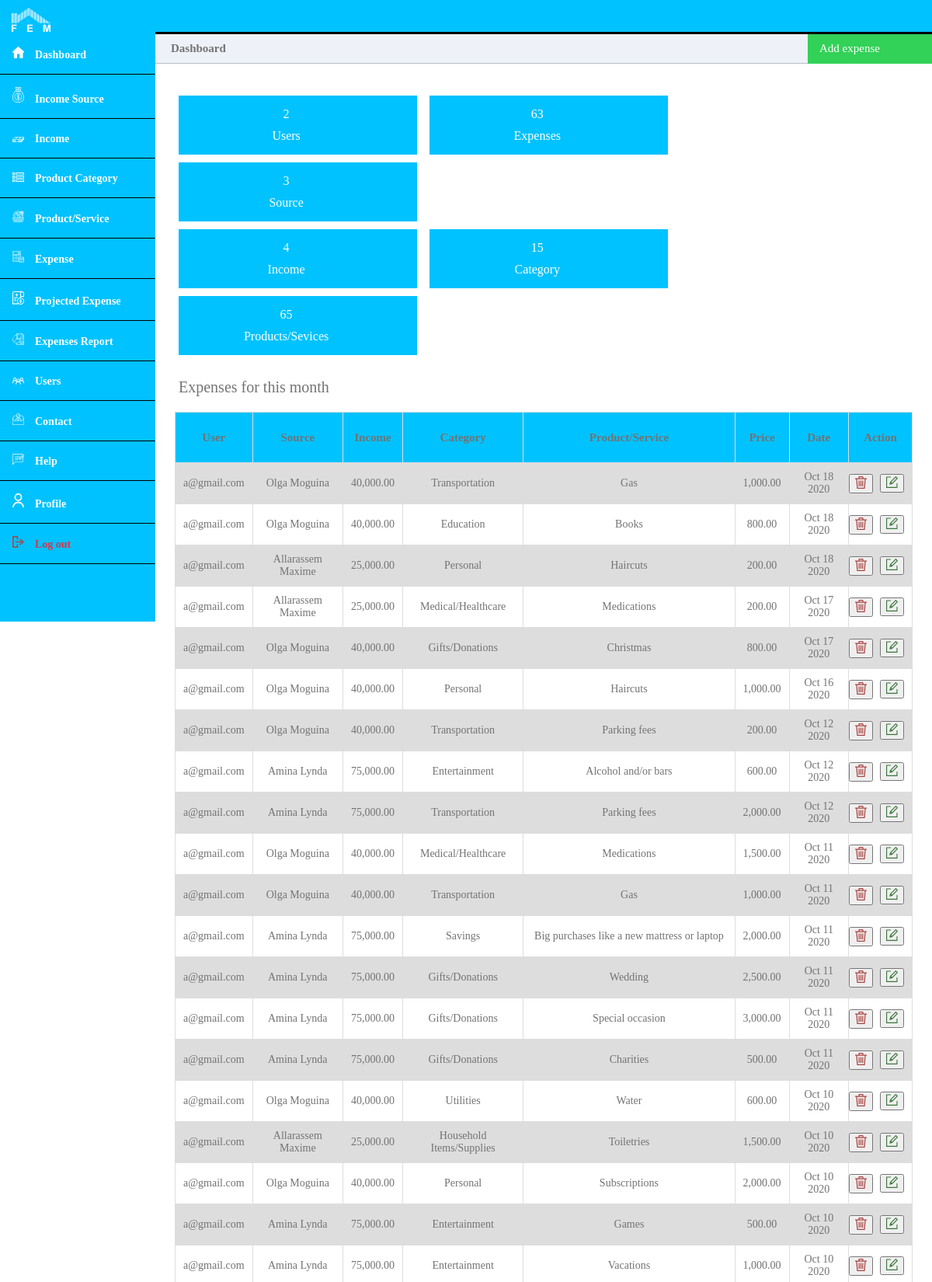
Screenshot of /admin/dashboard.php (signed in, upper part) with the database file from the repository.
### tables this page shows
CREATE TABLE `Expense` (
  `expense_id` int(11) NOT NULL,
  `user_id` int(11) NOT NULL,
  `product_service_id` int(11) NOT NULL,
  `price` decimal(10,0) NOT NULL,
  `created_at` timestamp NOT NULL DEFAULT current_timestamp(),
  `income_id` int(11) NOT NULL
);

CREATE TABLE `User` (
  `user_id` int(11) NOT NULL,
  `first_name` varchar(50) NOT NULL,
  `last_name` varchar(50) NOT NULL,
  `user_email` varchar(100) NOT NULL,
  `is_admin` tinyint(1) NOT NULL DEFAULT 0,
  `user_password` varchar(200) NOT NULL,
  `created_at` date NOT NULL DEFAULT current_timestamp()
);

CREATE TABLE `Source` (
  `source_id` int(11) NOT NULL,
  `user_id` int(11) NOT NULL,
  `name` varchar(100) NOT NULL,
  `created_at` timestamp NOT NULL DEFAULT current_timestamp() ON UPDATE current_timestamp()
);

CREATE TABLE `Income` (
  `income_id` int(11) NOT NULL,
  `source_id` int(11) NOT NULL,
  `amount` decimal(10,0) NOT NULL,
  `created_at` timestamp NOT NULL DEFAULT current_timestamp(),
  `user_id` int(11) NOT NULL,
  `remaining_amount` decimal(10,0) NOT NULL
);

CREATE TABLE `ProductServiceCategory` (
  `category_id` int(11) NOT NULL,
  `user_id` int(11) NOT NULL,
  `name` varchar(100) NOT NULL,
  `created_at` timestamp NOT NULL DEFAULT current_timestamp()
);

CREATE TABLE `ProductService` (
  `product_service_id` int(11) NOT NULL,
  `product_service_category_id` int(11) NOT NULL,
  `name` varchar(100) NOT NULL,
  `created_at` timestamp NOT NULL DEFAULT current_timestamp(),
  `user_id` int(11) NOT NULL
);

### admin/dashboard.php (the view, shortened to what this page needs)
<?php
	require_once('config/query.php');
?>
<!DOCTYPE html>
<html>
	<head>
		<link rel="stylesheet" href="../css/dashboard.css">
	</head>
	<body>
		<?php include('header.php'); ?>
		<div class="main-content">
			<div class="title-left" style="font-size: 15px; color: #737373;">
				Dashboard
			</div>
			<div class="title-right" id="myBtn">
				<div class="add">
					<a style="font-size: 15px;">Add expense</a>
				</div>
			</div>
            <div>
				<?php include('../errors.php'); ?><br>
			</div>
			<div>
				<?php include('../success.php'); ?><br>
            </div>
			<div class="row" style="margin-left: 20px; margin-right: 20px;">
				<div class="column">
					<?php
						$query  = "SELECT COUNT(*) as total from User";
						$result = mysqli_query($con, $query);
						$data 	= mysqli_fetch_assoc($result);
						?>
							<div>
								<?php echo $data['total']; ?>
								<span style="float: right; height: 30px; width: 30px;">
								</span>
							</div>
							<div style="margin-top: 10px;">Users</div>
				</div>
				<div class="column">
					<?php
						$query  = "SELECT COUNT(*) as total from Expense";
						$result = mysqli_query($con, $query);
						$data 	= mysqli_fetch_assoc($result);
						?>
							<div>
								<?php echo $data['total']; ?>
								<span style="float: right; height: 30px; width: 30px;">
								</span>
							</div>
							<div style="margin-top: 10px;">Expenses</div>
				</div>
				<div class="column">
					<?php
						$query  = "SELECT COUNT(*) as total from Source";
						$result = mysqli_query($con, $query);
						$data 	= mysqli_fetch_assoc($result);
						?>
							<div>
								<?php echo $data['total']; ?>
								<span style="float: right; height: 30px; width: 30px;">
								</span>
							</div>
							<div style="margin-top: 10px;">Source</div>
				</div>
			</div>
			<div class="row" style="margin-left: 20px; margin-right: 20px;">
				<div class="column">
					<?php
						$query  = "SELECT COUNT(*) as total from Income";
						$result = mysqli_query($con, $query);
						$data 	= mysqli_fetch_assoc($result);
						?>
							<div>
								<?php echo $data['total']; ?>
								<span style="float: right; height: 30px; width: 30px;">
								</span>
							</div>
							<div style="margin-top: 10px;">Income</div>
				</div>
				<div class="column category">
					<?php
						$query  = "SELECT COUNT(*) as total from ProductServiceCategory";
						$result = mysqli_query($con, $query);
						$data 	= mysqli_fetch_assoc($result);
						?>
							<div>
								<?php echo $data['total']; ?>
								<span style="float: right; height: 30px; width: 30px;">
								</span>
							</div>
							<div style="margin-top: 10px;">Category</div>
				</div>
				<div class="column product">
					<?php
						$query  = "SELECT COUNT(*) as total from ProductService";
						$result = mysqli_query($con, $query);
						$data 	= mysqli_fetch_assoc($result);
						?>
							<div>
								<?php echo $data['total']; ?>
							<span style="float: right; height: 30px; width: 30px;">
							</span>
						</div>
						<div style="margin-top: 10px;">Products/Sevices</div>
				</div>
			</div>
			<div class="table-title" style="">Expenses for this month</div>
			<div style="overflow-x:auto;">
				<table  style="margin-top:20px;">
					<?php
						$this_month = date("m");
						$this_year  = date("Y");
						$query   = "SELECT * FROM Expense WHERE YEAR(created_at) = '$this_year' AND MONTH(created_at) = '$this_month' ORDER BY created_at DESC";
						$results = mysqli_query($con, $query);
						if (mysqli_num_rows($results) > 0) {
							?>
								<tr style="height: 65px; font-size: 15px; color: #737373;">
									<th style="color: #737373;">User</th>
									<th style="color: #737373;">Source</th>
									<th style="color: #737373;">Income</th>
									<th style="color: #737373;">Category</th>
									<th style="color: #737373;">Product/Service</th>
									<th style="color: #737373;">Price</th>
									<th style="color: #737373;">Date</th>
									<th style="color: #737373;">Action</th>
								</tr>
							<?php
							while($row = $results->fetch_assoc()) {
								$user_id = $row['user_id'];
								$query   = "SELECT * FROM User WHERE user_id = '$user_id'";
								$result2 = mysqli_query($con, $query);
								if (mysqli_num_rows($result2) == 1) {
									$user_data = $result2->fetch_assoc();
								}
								$product_service_id = $row['product_service_id'];
								$query   = "SELECT * FROM ProductService WHERE product_service_id = '$product_service_id'";
								$result2 = mysqli_query($con, $query);
								if (mysqli_num_rows($result2) == 1) {
									$product_service_data = $result2->fetch_assoc();
								}
								$product_category_id = $product_service_data['product_service_category_id'];
								$query   = "SELECT * FROM ProductServiceCategory WHERE category_id = '$product_category_id'";
								$result3 = mysqli_query($con, $query);
								if (mysqli_num_rows($result3) == 1) {
									$product_category_data = $result3->fetch_assoc();
								}
								$income_id = $row['income_id'];
								$income_query   = "SELECT * FROM Income WHERE income_id = '$income_id'";
								$income_result  = mysqli_query($con, $income_query);
								if (mysqli_num_rows($income_result) == 1) {
									$income_data = $income_result->fetch_assoc();
								}
								$source_id = $income_data['source_id'];
								$source_query   = "SELECT * FROM Source WHERE source_id = '$source_id'";
								$source_result  = mysqli_query($con, $source_query);
								if (mysqli_num_rows($source_result) == 1) {
									$source_data = $source_result->fetch_assoc();
								}
								?>
									<tr>
										<td><?php echo $user_data['user_email'] ?></td>
										<td><?php echo $source_data['name'] ?></td>
										<td><?php echo number_format($income_data['amount'], 2) ?></td>
										<td><?php echo $product_category_data['name'] ?></td>
										<td><?php echo $product_service_data['name'] ?></td>
										<td><?php echo number_format($row['price'], 2) ?></td>
										<td><?php echo date('M d Y',strtotime($row['created_at'])) ?></td>
										<td>
											<form action="" method="POST" style="margin-left:-40px;">
												<button name="delete-expense">
												<img src="../images/icons/delete.svg" style="width: 15px;">
												</button>&nbsp;&nbsp;&nbsp;
											</form>
											<div style="margin-left:30px; margin-top:-25px">
												<button>
													<a href="expense-update.php?id1=<?php echo $_SESSION['user_id'] ?>&id2=<?php echo $row['expense_id'] ?>&id3=<?php echo $product_service_data['product_service_id'] ?>&price=<?php echo $row['price'] ?>">
														<img src="../images/icons/edit.svg" style="width: 15px;">
													</a>
												</button>
											</div>
										</td>
									</tr>
								<?php
							}
						} else {
							?>
								<div style="font-size: 15px; color: #737373; margin-top: 50px; text-align: center;">No data</div>
							<?php
						}
					?>
				</table>
			</div>
		</div>
		<br><br><br><br><br>
	</body>
</html>

### css/dashboard.css (style rules this page uses)
* { box-sizing: border-box; }
body { margin: 0; padding: 0; }
table { border-collapse: collapse; width: 95%; margin: auto; color: #737373; font-size: 14px; margin-top: 15px; }
td, th { border: 1px solid #dddddd; text-align: left; padding: 10px; text-align: center; }
table tr th { background-color: #00C2FF; color: #233245; }
tr:nth-child(even) { background-color: #dddddd; }
.nav-trigger span, .nav-trigger span:before, span:after { width: 20px; height: 2px; background-color: #fff; position: absolute; }
.main-content { padding: 40px; margin-top: 0; padding: 0; padding-top: 44px; height: 100%; overflow: scroll; }
.main-content .title-left { background-color: #eef1f7; border-bottom: 1px solid #b8bec9; padding: 10px 20px; font-weight: 700; color: #333; font-size: 16px; }
.main-content .title-right { float: right; width: 160px; margin-right: 0px; margin-top: -40px; cursor: pointer; }
.main-content .title-right .add { background-color: #32d157; font-size: 17px; height: 40px; color: white; padding-left: 15px; padding-top: 10px; cursor: pointer; }
.main-content .title-right .add a { text-decoration: none; color: white; }
@media only screen and (min-width: 300px) { table { border-collapse: collapse; width: 95%; margin: auto; } }
@media only screen and (min-width: 600px) { table { border-collapse: collapse; width: 95%; margin: auto; } }
@media only screen and (min-width: 600px) { .nav-trigger span, .nav-trigger span:before, span:after { background-color: #fff; } }
@media only screen and (min-width: 600px) { .main-content { margin-left: 70px; } }
@media only screen and (min-width: 800px) { table { border-collapse: collapse; width: 95%; margin: auto; } }
@media only screen and (min-width: 800px) { .main-content { margin-left: 200px; } }
@media screen and (min-width: 1024px) { table { border-collapse: collapse; width: 95%; margin: auto; } }

### admin/dashboard.php (style rules this page uses)
.table-title { font-size:20px; color:#737373; margin-left: 30px; margin-top:25px; }
.column { margin: 5px 6px; float: left; width: 32%; padding: 15px; background-color:#00C2FF; color: white; text-align: center; margin-left: 10px; }
.row:after { content: ""; display: table; clear: both; width: 100%; }
@media only screen and (min-width: 300px) { .table-title { font-size:20px; color:#737373; margin-left: 0px; margin-top:25px; } }
@media only screen and (min-width: 300px) { .column { float: left; width: 46%; background-color:#00C2FF; color: white; text-align: center; } }
@media only screen and (min-width: 300px) { .category { margin-top: -83px } }
@media screen and (min-width: 1024px) { .table-title { font-size:20px; color:#737373; margin-left: 30px; margin-top:25px; } }
@media screen and (min-width: 1024px) { .column { margin: 5px 6px; float: left; width: 32%; padding: 15px; background-color:#00C2FF; color: white; text-align: center; margin-left: 10px; } }
@media screen and (min-width: 1024px) { .row:after { content: ""; display: table; clear: both; width: 100%; } }

### rows the page displays
expense: user.user_email "a@gmail.com", source.name "Olga Moguina", income.amount "40,000.00", productservicecategory.name "Transportation", product_service.name "Gas", price "1,000.00", created_at "Oct 18 2020"
expense: user.user_email "a@gmail.com", source.name "Olga Moguina", income.amount "40,000.00", productservicecategory.name "Education", product_service.name "Books", price "800.00", created_at "Oct 18 2020"
expense: user.user_email "a@gmail.com", source.name "Allarassem Maxime", income.amount "25,000.00", productservicecategory.name "Personal", product_service.name "Haircuts", price "200.00", created_at "Oct 18 2020"
expense: user.user_email "a@gmail.com", source.name "Allarassem Maxime", income.amount "25,000.00", productservicecategory.name "Medical/Healthcare", product_service.name "Medications", price "200.00", created_at "Oct 17 2020"
expense: user.user_email "a@gmail.com", source.name "Olga Moguina", income.amount "40,000.00", productservicecategory.name "Gifts/Donations", product_service.name "Christmas", price "800.00", created_at "Oct 17 2020"
expense: user.user_email "a@gmail.com", source.name "Olga Moguina", income.amount "40,000.00", productservicecategory.name "Personal", product_service.name "Haircuts", price "1,000.00", created_at "Oct 16 2020"
expense: user.user_email "a@gmail.com", source.name "Olga Moguina", income.amount "40,000.00", productservicecategory.name "Transportation", product_service.name "Parking fees", price "200.00", created_at "Oct 12 2020"
expense: user.user_email "a@gmail.com", source.name "Amina Lynda", income.amount "75,000.00", productservicecategory.name "Entertainment", product_service.name "Alcohol and/or bars", price "600.00", created_at "Oct 12 2020"
expense: user.user_email "a@gmail.com", source.name "Amina Lynda", income.amount "75,000.00", productservicecategory.name "Transportation", product_service.name "Parking fees", price "2,000.00", created_at "Oct 12 2020"
expense: user.user_email "a@gmail.com", source.name "Olga Moguina", income.amount "40,000.00", productservicecategory.name "Medical/Healthcare", product_service.name "Medications", price "1,500.00", created_at "Oct 11 2020"
expense: user.user_email "a@gmail.com", source.name "Olga Moguina", income.amount "40,000.00", productservicecategory.name "Transportation", product_service.name "Gas", price "1,000.00", created_at "Oct 11 2020"
expense: user.user_email "a@gmail.com", source.name "Amina Lynda", income.amount "75,000.00", productservicecategory.name "Savings", product_service.name "Big purchases like a new mattress or laptop", price "2,000.00", created_at "Oct 11 2020"
expense: user.user_email "a@gmail.com", source.name "Amina Lynda", income.amount "75,000.00", productservicecategory.name "Gifts/Donations", product_service.name "Wedding", price "2,500.00", created_at "Oct 11 2020"
expense: user.user_email "a@gmail.com", source.name "Amina Lynda", income.amount "75,000.00", productservicecategory.name "Gifts/Donations", product_service.name "Special occasion", price "3,000.00", created_at "Oct 11 2020"
expense: user.user_email "a@gmail.com", source.name "Amina Lynda", income.amount "75,000.00", productservicecategory.name "Gifts/Donations", product_service.name "Charities", price "500.00", created_at "Oct 11 2020"
expense: user.user_email "a@gmail.com", source.name "Olga Moguina", income.amount "40,000.00", productservicecategory.name "Utilities", product_service.name "Water", price "600.00", created_at "Oct 10 2020"
expense: user.user_email "a@gmail.com", source.name "Allarassem Maxime", income.amount "25,000.00", productservicecategory.name "Household Items/Supplies", product_service.name "Toiletries", price "1,500.00", created_at "Oct 10 2020"
expense: user.user_email "a@gmail.com", source.name "Olga Moguina", income.amount "40,000.00", productservicecategory.name "Personal", product_service.name "Subscriptions", price "2,000.00", created_at "Oct 10 2020"
expense: user.user_email "a@gmail.com", source.name "Amina Lynda", income.amount "75,000.00", productservicecategory.name "Entertainment", product_service.name "Games", price "500.00", created_at "Oct 10 2020"
expense: user.user_email "a@gmail.com", source.name "Amina Lynda", income.amount "75,000.00", productservicecategory.name "Entertainment", product_service.name "Vacations", price "1,000.00", created_at "Oct 10 2020"

### other values shown
$data['total'] "2"
$data['total'] "63"
$data['total'] "3"
$data['total'] "4"
$data['total'] "15"
$data['total'] "65"
